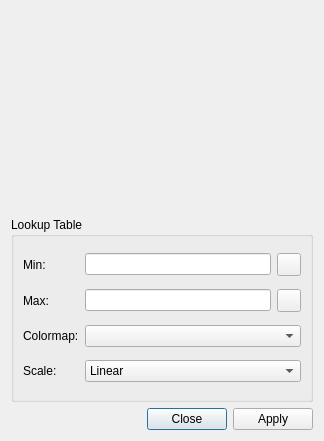
<?xml version="1.0" encoding="UTF-8"?>
<ui version="4.0">
 <class>LUTCustomizerDialog</class>
 <widget class="QDialog" name="LUTCustomizerDialog">
  <property name="geometry">
   <rect>
    <x>0</x>
    <y>0</y>
    <width>324</width>
    <height>441</height>
   </rect>
  </property>
  <property name="windowTitle">
   <string>LUT Customizer</string>
  </property>
  <layout class="QVBoxLayout" name="verticalLayout">
   <item>
    <widget class="QCustomPlot" name="plot" native="true">
     <property name="minimumSize">
      <size>
       <width>300</width>
       <height>200</height>
      </size>
     </property>
    </widget>
   </item>
   <item>
    <widget class="QGroupBox" name="groupLut">
     <property name="title">
      <string>Lookup Table</string>
     </property>
     <layout class="QGridLayout" name="gridLayout">
      <item row="1" column="0">
       <widget class="QLabel" name="label_2">
        <property name="text">
         <string>Max:</string>
        </property>
        <property name="buddy">
         <cstring>lineMax</cstring>
        </property>
       </widget>
      </item>
      <item row="2" column="0">
       <widget class="QLabel" name="label_3">
        <property name="text">
         <string>Colormap:</string>
        </property>
        <property name="buddy">
         <cstring>comboLut</cstring>
        </property>
       </widget>
      </item>
      <item row="0" column="1">
       <widget class="QLineEdit" name="lineMin"/>
      </item>
      <item row="3" column="0">
       <widget class="QLabel" name="label_4">
        <property name="text">
         <string>Scale:</string>
        </property>
        <property name="buddy">
         <cstring>comboScale</cstring>
        </property>
       </widget>
      </item>
      <item row="1" column="1">
       <widget class="QLineEdit" name="lineMax"/>
      </item>
      <item row="0" column="0">
       <widget class="QLabel" name="label">
        <property name="text">
         <string>Min:</string>
        </property>
        <property name="buddy">
         <cstring>lineMin</cstring>
        </property>
       </widget>
      </item>
      <item row="2" column="1" colspan="2">
       <widget class="QComboBox" name="comboLut"/>
      </item>
      <item row="3" column="1" colspan="2">
       <widget class="QComboBox" name="comboScale">
        <item>
         <property name="text">
          <string>Linear</string>
         </property>
        </item>
        <item>
         <property name="text">
          <string>Log</string>
         </property>
        </item>
       </widget>
      </item>
      <item row="0" column="2">
       <widget class="QToolButton" name="btnResetMin"/>
      </item>
      <item row="1" column="2">
       <widget class="QToolButton" name="btnResetMax"/>
      </item>
     </layout>
    </widget>
   </item>
   <item>
    <widget class="QDialogButtonBox" name="buttonBox">
     <property name="orientation">
      <enum>Qt::Orientation::Horizontal</enum>
     </property>
     <property name="standardButtons">
      <set>QDialogButtonBox::StandardButton::Apply|QDialogButtonBox::StandardButton::Close</set>
     </property>
    </widget>
   </item>
  </layout>
 </widget>
 <customwidgets>
  <customwidget>
   <class>QCustomPlot</class>
   <extends>QWidget</extends>
   <header>qcustomplot.h</header>
   <container>1</container>
  </customwidget>
 </customwidgets>
 <tabstops>
  <tabstop>lineMin</tabstop>
  <tabstop>btnResetMin</tabstop>
  <tabstop>lineMax</tabstop>
  <tabstop>btnResetMax</tabstop>
  <tabstop>comboLut</tabstop>
  <tabstop>comboScale</tabstop>
 </tabstops>
 <resources/>
 <connections>
  <connection>
   <sender>buttonBox</sender>
   <signal>accepted()</signal>
   <receiver>LUTCustomizerDialog</receiver>
   <slot>accept()</slot>
   <hints>
    <hint type="sourcelabel">
     <x>260</x>
     <y>434</y>
    </hint>
    <hint type="destinationlabel">
     <x>157</x>
     <y>274</y>
    </hint>
   </hints>
  </connection>
  <connection>
   <sender>buttonBox</sender>
   <signal>rejected()</signal>
   <receiver>LUTCustomizerDialog</receiver>
   <slot>reject()</slot>
   <hints>
    <hint type="sourcelabel">
     <x>311</x>
     <y>434</y>
    </hint>
    <hint type="destinationlabel">
     <x>286</x>
     <y>274</y>
    </hint>
   </hints>
  </connection>
 </connections>
</ui>
